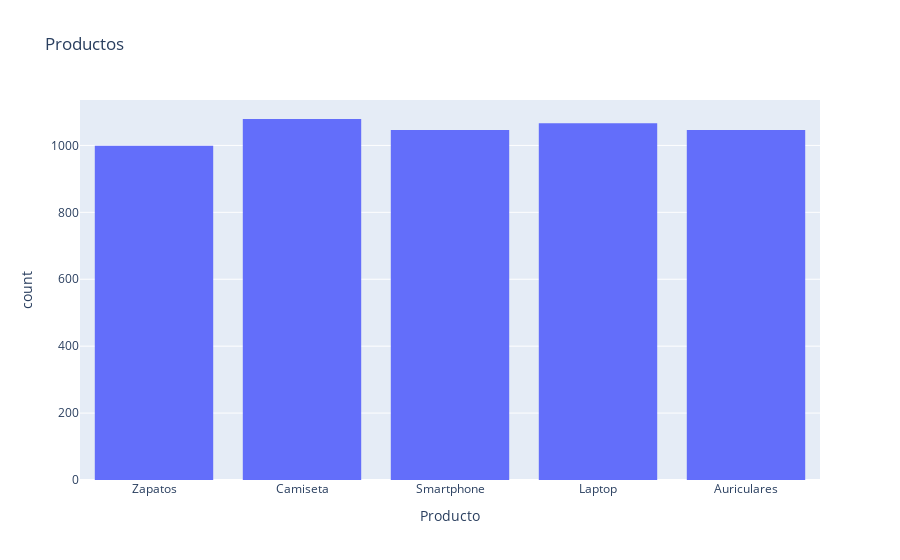

The notebook cell this image was saved under:
### Markdown cell above
### Exploratory Data Analysis

### Code cell
fig = px.histogram(df, x="Producto", hover_data=df.columns, title="Productos")
fig.show()

### Figure 1 — Plotly figure (JSON) as saved in the notebook; plotly's stock layout.template omitted (floating-point values rounded to 4 significant figures; data arrays with more than 128 entries replaced by an {"elided": "..."} marker saying what was removed)
{"data": [{"alignmentgroup": "True", "bingroup": "x", "hovertemplate": "Producto=%{x}<br>count=%{y}<extra></extra>", "legendgroup": "", "marker": {"color": "#636efa", "pattern": {"shape": ""}}, "name": "", "offsetgroup": "", "orientation": "v", "showlegend": false, "type": "histogram", "x": {"elided": "5236 str values"}, "xaxis": "x", "yaxis": "y"}], "layout": {"barmode": "relative", "legend": {"tracegroupgap": 0}, "title": {"text": "Productos"}, "xaxis": {"anchor": "y", "domain": [0, 1], "title": {"text": "Producto"}}, "yaxis": {"anchor": "x", "domain": [0, 1], "title": {"text": "count"}}}}
